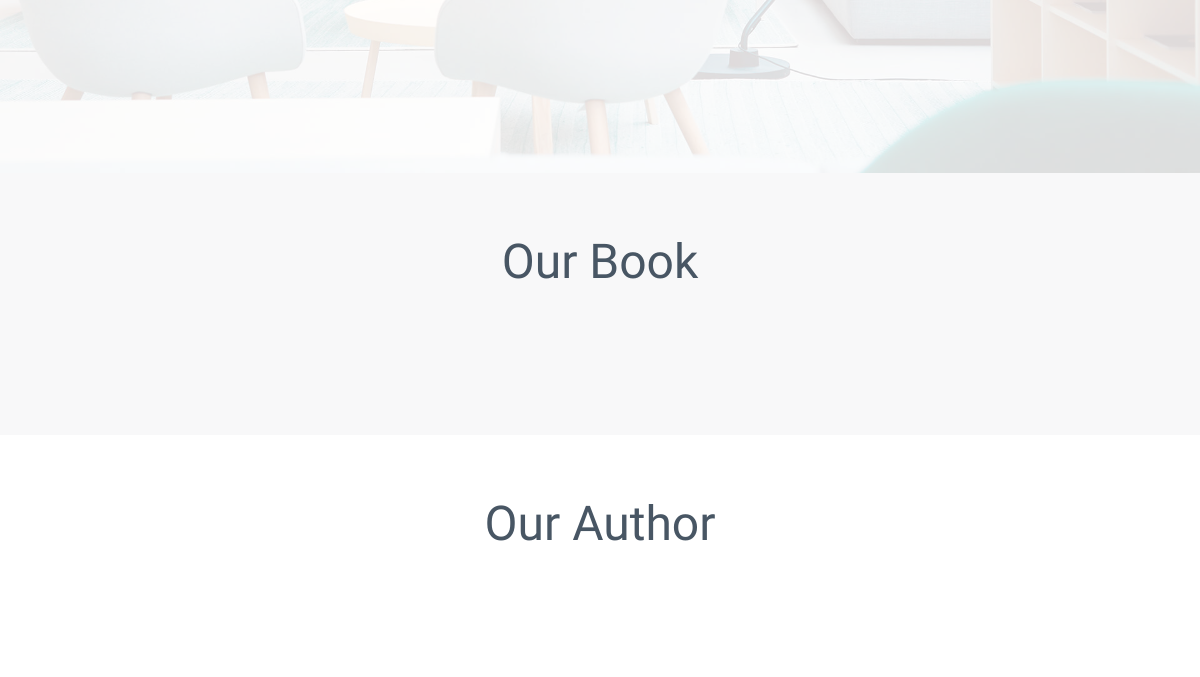
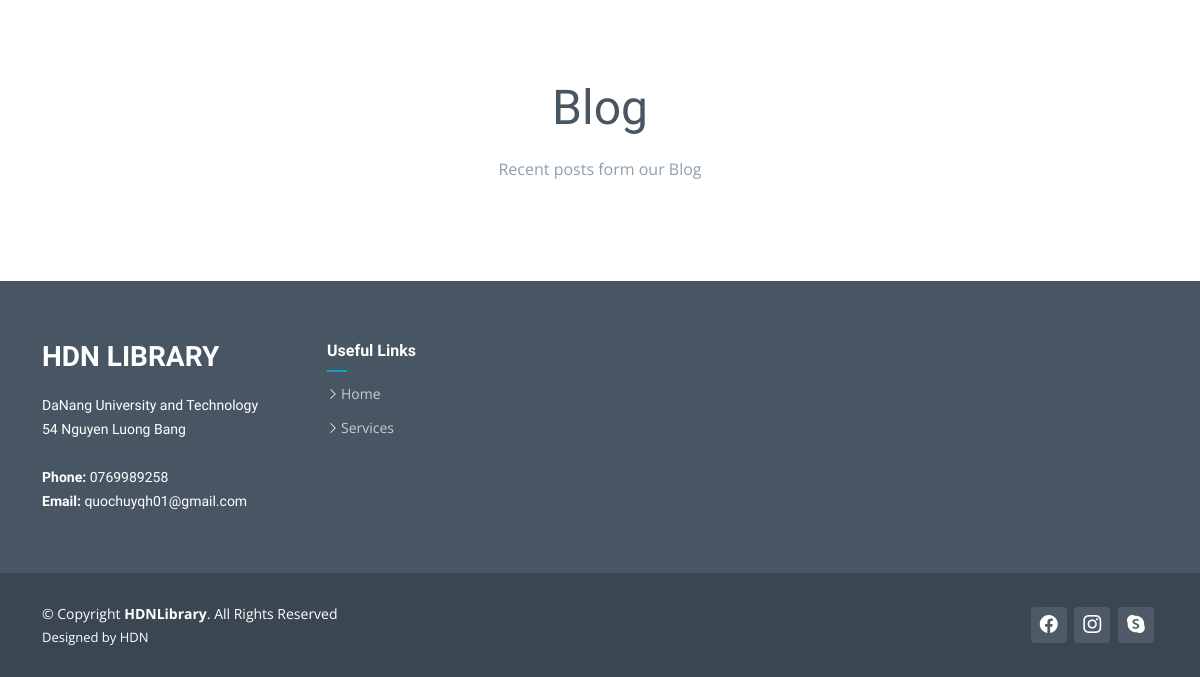
Before: /home/ (lower part) with the older database file (2 pictures, top to bottom).
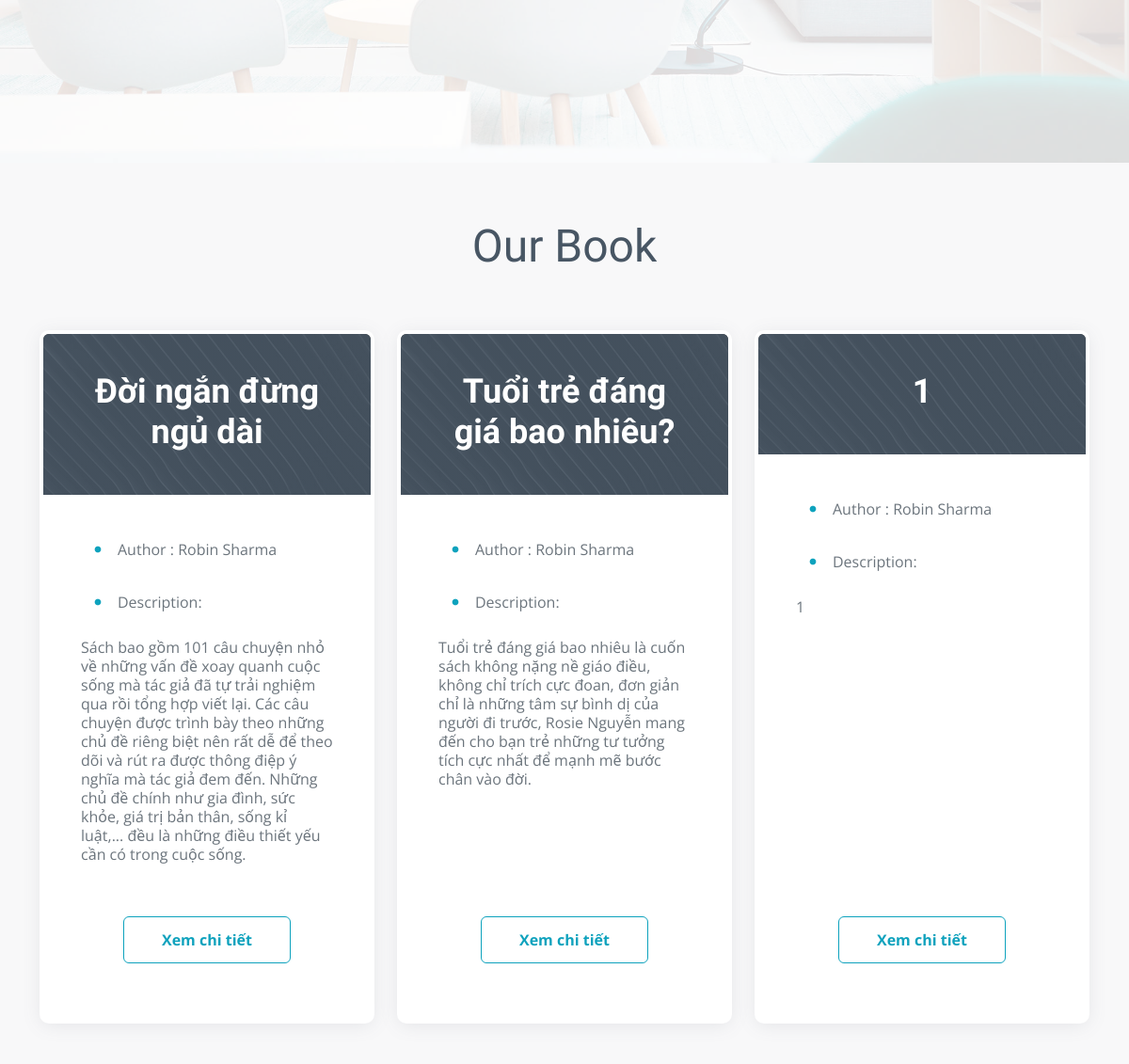
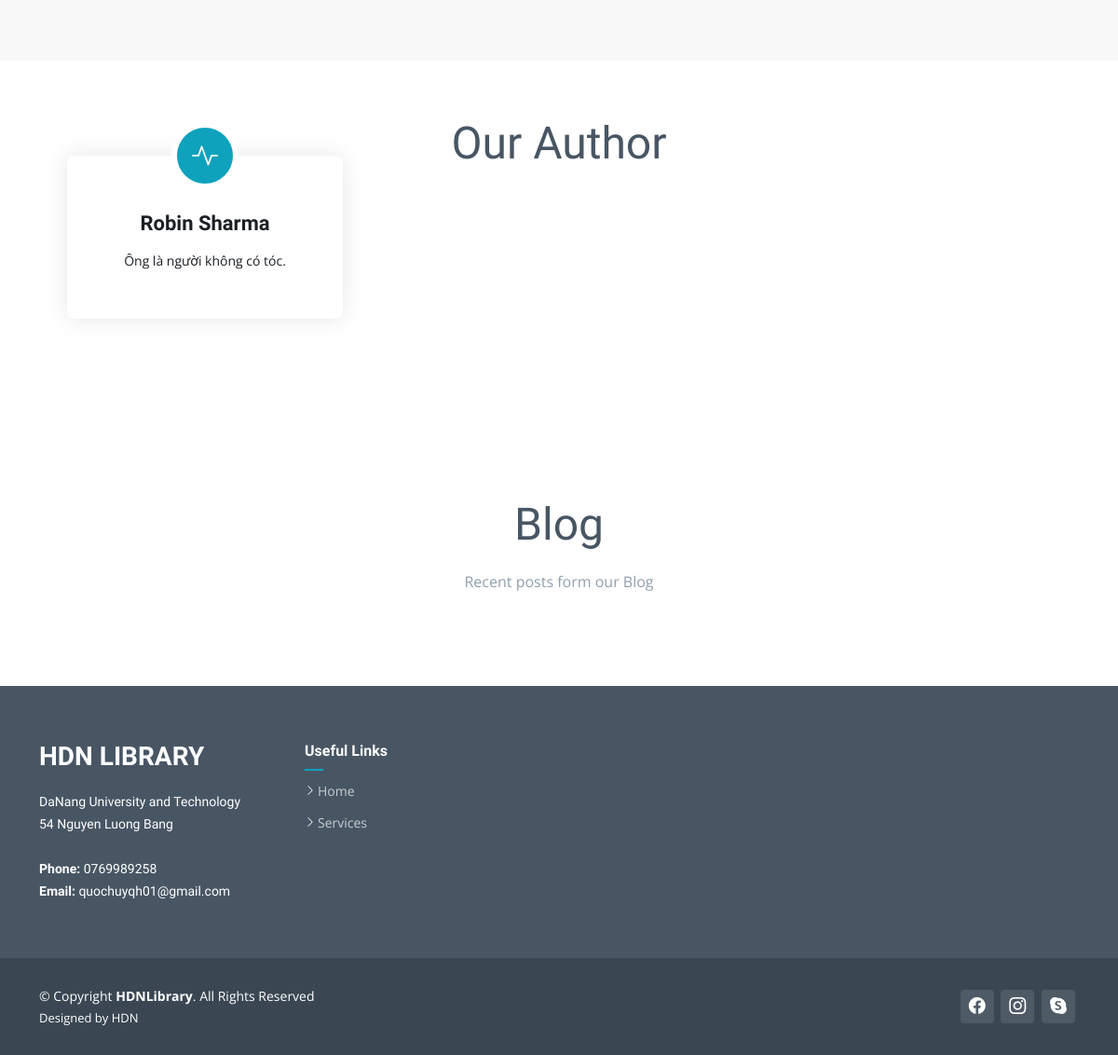
After: the same page with the newer database file (2 pictures, top to bottom).
### book_user/models.py (models this page shows, shortened)
class Book(models.Model):
    name = models.CharField(max_length=255, default='')
    description = models.TextField(max_length=10000, default='')
    year_pub = models.CharField(max_length=50)
    price = models.FloatField(default=0)
    quantily = models.IntegerField(default=0)
    author = models.ForeignKey(Author, on_delete=models.CASCADE)
    category = models.ForeignKey(Category, on_delete=models.CASCADE)
    image = models.ImageField(upload_to = 'book_user/img/books')

class Author(models.Model):
    name = models.CharField(max_length=255, default='')
    description = models.TextField(default='')
    year_born = models.IntegerField()
    image = models.ImageField(upload_to = 'book_user/img/authors', default='')

### book_user/views.py (the view)
# urls.py: path('home/', views.index,name="index" ),
def index(request):
    booklist = Book.objects.all()[:3]
    authorlist = Author.objects.all()[:3]
    blogs = Blog.objects.all()[:3]
    return render(request,'book_user/index.html', {'booklist': booklist, 'author': authorlist,'blogs':blogs})

### book_user/templates/book_user/index.html (shortened to what the changed rows need)
{% load static %}
<!DOCTYPE html>
<html lang="en">
<head>
  <link href="{% static 'book_user/vendor/bootstrap/css/bootstrap.min.css' %}" rel="stylesheet">
  <link href="{% static 'book_user/vendor/bootstrap-icons/bootstrap-icons.css' %}" rel="stylesheet">
  <link href="{% static 'book_user/vendor/aos/aos.css' %}" rel="stylesheet">
  <link href="{% static 'book_user/vendor/glightbox/css/glightbox.min.css' %}" rel="stylesheet">
  <link href="{% static 'book_user/vendor/swiper/swiper-bundle.min.css' %}" rel="stylesheet">
  <link href="{% static 'book_user/css/variables.css' %}" rel="stylesheet">
  <link href="{% static 'book_user/css/main.css' %}" rel="stylesheet">
</head>
<body>
  <main id="main">
    <section id="pricing" class="pricing">
      <div class="container" data-aos="fade-up">
        <div class="section-header">
          <h2>Our Book</h2>
        </div>
        <div class="row gy-4">
          {% if booklist %}
          {% for item in booklist %}
          <div class="col-lg-4" data-aos="zoom-in" data-aos-delay="200">
            <div class="pricing-item">
              <div class="pricing-header">
                <h3>{{ item.name }}</h3>
              </div>
              <ul>
                <li><i class="bi bi-dot"></i> <span>Author : {{ item.author.name }}</span></li>
                <li><i class="bi bi-dot"></i> <span>Description:</span></li>
                <li><span>{{  item.description }}
                  </span></li>
              </ul>
              <div class="text-center mt-auto">
                <a href="{% url 'book-blog-detail' BookId=item.id %}" class="buy-btn">Xem chi tiết</a>
              </div>
            </div>
          </div>
          {% endfor %}
          {% endif %}
        </div>
      </div>
    </section>
    <section id="services" class="services">
      <div class="container" data-aos="fade-up">
        <div class="section-header">
          <h2>Our Author</h2>
        </div>
        <div class="row gy-5">
          {%if author %}
          {% for item in author %}
          <div class="col-xl-4 col-md-6" data-aos="zoom-in" data-aos-delay="200">
            <div class="service-item">
              <div class="img">
              </div>
              <div class="details position-relative">
                <div class="icon">
                  <i class="bi bi-activity"></i>
                </div>
                <a href="#" class="stretched-link">
                  <h3>{{item.name}}</h3>
                </a>
                <p>{{item.description}} </p>
              </div>
            </div>
          </div>
          {% endfor %}
          {% endif %}
        </div>
        </div>
    </section>
    <section id="recent-blog-posts" class="recent-blog-posts">
      <div class="container" data-aos="fade-up">
        <div class="section-header">
          <h2>Blog</h2>
        </div>
      </div>
    </section>
  </main>
</body>
</html>

Changed rows visible on the page:
added Book: name "Đời ngắn đừng ngủ dài", author.name "Robin Sharma", description "Sách bao gồm 101 câu chuyện nhỏ về những vấn đề xoay quanh cuộc sống mà tác giả đã tự trải nghiệm qua rồi tổng hợp viết lại. Các câu chuyện được trình bày theo những chủ đề riêng biệt nên rất dễ để theo dõi và rút ra được thông điệp ý nghĩa mà tác giả đem đến. Những chủ đề chính như gia đình, sức khỏe, giá trị bản thân, sống kỉ luật,... đều là những điều thiết yếu cần có trong cuộc sống."
added Book: name "Tuổi trẻ đáng giá bao nhiêu?", author.name "Robin Sharma", description "Tuổi trẻ đáng giá bao nhiêu là cuốn sách không nặng nề giáo điều, không chỉ trích cực đoan, đơn giản chỉ là những tâm sự bình dị của người đi trước, Rosie Nguyễn mang đến cho bạn trẻ những tư tưởng tích cực nhất để mạnh mẽ bước chân vào đời."
added Book: name "1", author.name "Robin Sharma", description "1"
added Author: name "Robin Sharma", description "Ông là người không có tóc."
